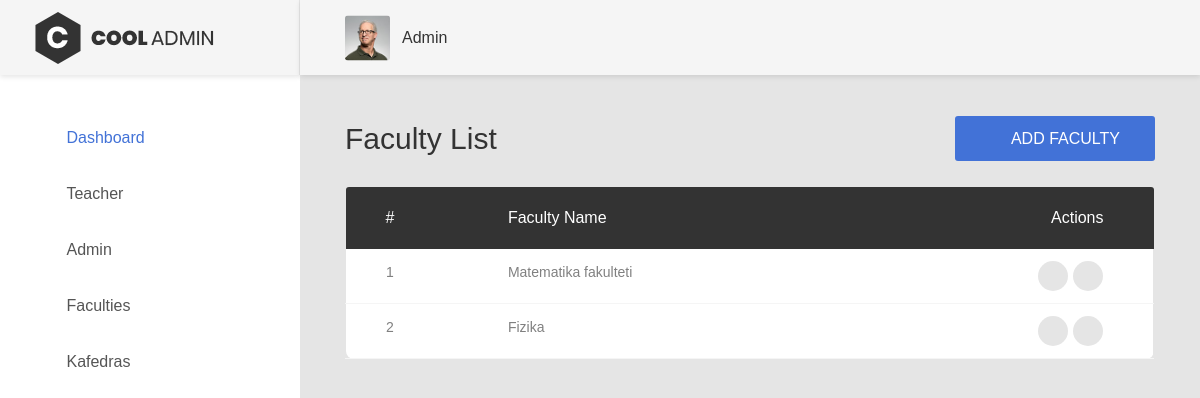
Page /dashboard/faculty/list/ (signed in) on the committed database.
### unver/models.py (models this page shows, shortened)
class Faculty(models.Model):
    name = models.TextField(unique=True)
    class Meta:
        managed = False
        db_table = 'Faculty'

### unver/views.py (the view)
# urls.py: path('faculty/list/',admin_faculty_list,name='faculty_list'),
@login_required_decorator
def admin_faculty_list(request):
    faculty = Faculty.objects.all()
    ctx = {
        'faculty': faculty
    }
    return render(request,'faculty/list.html',ctx)

### templates/faculty/list.html
{% extends 'base.html' %}
{% load static %}
{% block content %}
<div class="page-container">
    {% include 'userbar.html' %}
    <div class="main-content">
        <div class="section__content section__content--p30">
            <div class="container-fluid">
                <div class="overview-wrap">
                    <h2 class="title-1">Faculty List</h2>
                    <a class="au-btn au-btn-icon au-btn--blue" href="{% url 'faculty_create' %}">
                        <i class="zmdi zmdi-plus"></i> Add Faculty
                    </a>
                </div>
                <br>
                <div class="table-responsive m-b-40">
                    <table class="table table-borderless table-data3">
                        <thead>
                            <tr>
                                <th>#</th>
                                <th>Faculty Name</th>
                                <th>Actions</th>
                            </tr>
                        </thead>
                        <tbody>
                            {% for t in faculty %}
                                <tr>
                                    <td>{{ t.id }}</td>
                                    <td>{{ t.name }}</td>
                                    <td>
                                        <div class="table-data-feature">
                                            <a class="item" href="{% url 'faculty_edit' pk=t.id %}" title="Edit">
                                                <i class="zmdi zmdi-edit text-warning"></i>
                                            </a>
                                            <a class="item" href="{% url 'faculty_delete' pk=t.id %}" title="Delete">
                                                <i class="zmdi zmdi-delete text-danger"></i>
                                            </a>
                                        </div>
                                    </td>
                                </tr>
                            {% empty %}
                                <tr>
                                    <td colspan="3" class="text-center">No faculty found</td>
                                </tr>
                            {% endfor %}
                        </tbody>
                    </table>
                </div>
            </div>
        </div>
    </div>
</div>
{% endblock %}

### templates/userbar.html (shortened to what this page needs)
    {% load static%}
    <header class="header-desktop">
        <div class="section__content section__content--p30">
            <div class="container-fluid">
                <div class="header-wrap">
                    <div class="header-button">
                        <div class="account-wrap">
                            <div class="account-item clearfix js-item-menu">
                                <div class="image">
                                    <img src="{% static 'images/icon/avatar-01.jpg' %}" alt="John Doe" />
                                </div>
                                <div class="content">
                                    <a class="js-acc-btn" href="#">{{user.username}}</a>
                                </div>
                            </div>
                        </div>
                    </div>
                </div>
            </div>
        </div>
    </header>

### rows in the picture
Faculty: id "1", name "Matematika fakulteti"
Faculty: id "2", name "Fizika"

### other values in the picture
{{ user.username }} "Admin"
